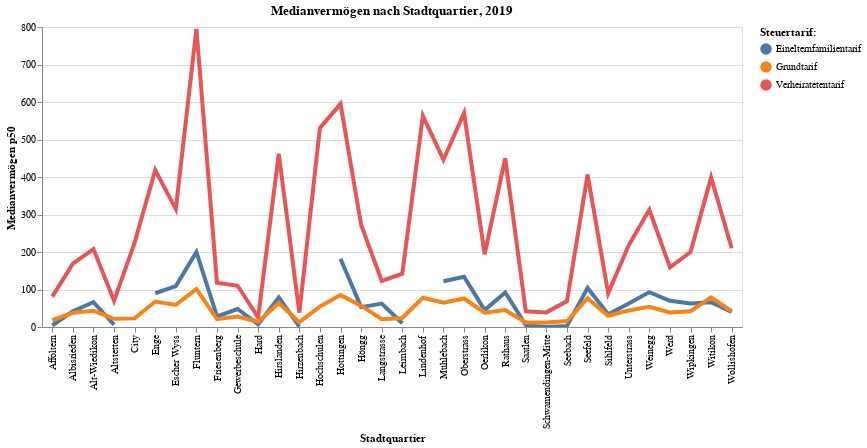

This figure's notebook cell:
### Code cell
myTitle="Medianvermögen nach Stadtquartier, 2019"

highlight = alt.selection(type='single', on='mouseover',
                          fields=['SteuerTarifLang'], nearest=True)

base = alt.Chart(myGraph,title=myTitle ).encode(
    x=alt.X('QuarLang', axis=alt.Axis(title='Stadtquartier'))
    ,y=alt.X('SteuerVermoegen_p50', axis=alt.Axis(title='Medianvermögen p50'))
    , color=alt.Color('SteuerTarifLang', legend=alt.Legend(title="Steuertarif:", orient="right"))  
    ,tooltip=['SteuerJahr', 'QuarLang','SteuerVermoegen_p50', 'SteuerTarifLang']       
)

points = base.mark_circle().encode(
    opacity=alt.value(0)
).add_selection(
    highlight
).properties(
    width=700 , height=300
)
lines = base.mark_line().encode(
    size=alt.condition(~highlight, alt.value(1.5), alt.value(4))
).interactive()

points + lines

### Figure 1 — Vega-Lite specification as saved in the notebook (floating-point values rounded to 4 significant figures)
{"config": {"view": {"continuousWidth": 400, "continuousHeight": 300}}, "layer": [{"mark": "circle", "encoding": {"color": {"type": "nominal", "field": "SteuerTarifLang", "legend": {"orient": "right", "title": "Steuertarif:"}}, "opacity": {"value": 0}, "tooltip": [{"type": "temporal", "field": "SteuerJahr"}, {"type": "nominal", "field": "QuarLang"}, {"type": "quantitative", "field": "SteuerVermoegen_p50"}, {"type": "nominal", "field": "SteuerTarifLang"}], "x": {"type": "nominal", "axis": {"title": "Stadtquartier"}, "field": "QuarLang"}, "y": {"type": "quantitative", "axis": {"title": "Medianvermögen p50"}, "field": "SteuerVermoegen_p50"}}, "height": 300, "selection": {"selector009": {"type": "single", "on": "mouseover", "fields": ["SteuerTarifLang"], "nearest": true}}, "title": "Medianvermögen nach Stadtquartier, 2019", "width": 700}, {"mark": "line", "encoding": {"color": {"type": "nominal", "field": "SteuerTarifLang", "legend": {"orient": "right", "title": "Steuertarif:"}}, "size": {"condition": {"value": 1.5, "selection": {"not": "selector009"}}, "value": 4}, "tooltip": [{"type": "temporal", "field": "SteuerJahr"}, {"type": "nominal", "field": "QuarLang"}, {"type": "quantitative", "field": "SteuerVermoegen_p50"}, {"type": "nominal", "field": "SteuerTarifLang"}], "x": {"type": "nominal", "axis": {"title": "Stadtquartier"}, "field": "QuarLang"}, "y": {"type": "quantitative", "axis": {"title": "Medianvermögen p50"}, "field": "SteuerVermoegen_p50"}}, "selection": {"selector010": {"type": "interval", "bind": "scales", "encodings": ["x", "y"]}}, "title": "Medianvermögen nach Stadtquartier, 2019"}], "data": {"name": "data-035d093d5d0037a01b437e8560204b6d"}, "$schema": "https://vega.github.io/schema/vega-lite/v4.8.1.json", "datasets": {"data-035d093d5d0037a01b437e8560204b6d": [{"SteuerJahr": "2019-01-01T00:00:00", "QuarLang": "Hirzenbach", "QuarSort": 123, "SteuerTarifLang": "Einelternfamilientarif", "SteuerVermoegen_p50": 1.0}, {"SteuerJahr": "2019-01-01T00:00:00", "QuarLang": "Hirzenbach", "QuarSort": 123, "SteuerTarifLang": "Verheiratetentarif", "SteuerVermoegen_p50": 38.0}, {"SteuerJahr": "2019-01-01T00:00:00", "QuarLang": "Hirzenbach", "QuarSort": 123, "SteuerTarifLang": "Grundtarif", "SteuerVermoegen_p50": 13.0}, {"SteuerJahr": "2019-01-01T00:00:00", "QuarLang": "Schwamendingen-Mitte", "QuarSort": 122, "SteuerTarifLang": "Einelternfamilientarif", "SteuerVermoegen_p50": 0.0}, {"SteuerJahr": "2019-01-01T00:00:00", "QuarLang": "Schwamendingen-Mitte", "QuarSort": 122, "SteuerTarifLang": "Verheiratetentarif", "SteuerVermoegen_p50": 39.0}, {"SteuerJahr": "2019-01-01T00:00:00", "QuarLang": "Schwamendingen-Mitte", "QuarSort": 122, "SteuerTarifLang": "Grundtarif", "SteuerVermoegen_p50": 12.0}, {"SteuerJahr": "2019-01-01T00:00:00", "QuarLang": "Saatlen", "QuarSort": 121, "SteuerTarifLang": "Einelternfamilientarif", "SteuerVermoegen_p50": 5.0}, {"SteuerJahr": "2019-01-01T00:00:00", "QuarLang": "Saatlen", "QuarSort": 121, "SteuerTarifLang": "Verheiratetentarif", "SteuerVermoegen_p50": 42.0}, {"SteuerJahr": "2019-01-01T00:00:00", "QuarLang": "Saatlen", "QuarSort": 121, "SteuerTarifLang": "Grundtarif", "SteuerVermoegen_p50": 12.0}, {"SteuerJahr": "2019-01-01T00:00:00", "QuarLang": "Seebach", "QuarSort": 119, "SteuerTarifLang": "Einelternfamilientarif", "SteuerVermoegen_p50": 3.0}, {"SteuerJahr": "2019-01-01T00:00:00", "QuarLang": "Seebach", "QuarSort": 119, "SteuerTarifLang": "Verheiratetentarif", "SteuerVermoegen_p50": 69.0}, {"SteuerJahr": "2019-01-01T00:00:00", "QuarLang": "Seebach", "QuarSort": 119, "SteuerTarifLang": "Grundtarif", "SteuerVermoegen_p50": 16.0}, {"SteuerJahr": "2019-01-01T00:00:00", "QuarLang": "Oerlikon", "QuarSort": 115, "SteuerTarifLang": "Verheiratetentarif", "SteuerVermoegen_p50": 194.0}, {"SteuerJahr": "2019-01-01T00:00:00", "QuarLang": "Oerlikon", "QuarSort": 115, "SteuerTarifLang": "Grundtarif", "SteuerVermoegen_p50": 38.0}, {"SteuerJahr": "2019-01-01T00:00:00", "QuarLang": "Oerlikon", "QuarSort": 115, "SteuerTarifLang": "Einelternfamilientarif", "SteuerVermoegen_p50": 45.0}, {"SteuerJahr": "2019-01-01T00:00:00", "QuarLang": "Affoltern", "QuarSort": 111, "SteuerTarifLang": "Einelternfamilientarif", "SteuerVermoegen_p50": 4.0}, {"SteuerJahr": "2019-01-01T00:00:00", "QuarLang": "Affoltern", "QuarSort": 111, "SteuerTarifLang": "Verheiratetentarif", "SteuerVermoegen_p50": 81.0}, {"SteuerJahr": "2019-01-01T00:00:00", "QuarLang": "Affoltern", "QuarSort": 111, "SteuerTarifLang": "Grundtarif", "SteuerVermoegen_p50": 18.0}, {"SteuerJahr": "2019-01-01T00:00:00", "QuarLang": "Wipkingen", "QuarSort": 102, "SteuerTarifLang": "Einelternfamilientarif", "SteuerVermoegen_p50": 63.0}, {"SteuerJahr": "2019-01-01T00:00:00", "QuarLang": "Wipkingen", "QuarSort": 102, "SteuerTarifLang": "Verheiratetentarif", "SteuerVermoegen_p50": 200.0}, {"SteuerJahr": "2019-01-01T00:00:00", "QuarLang": "Wipkingen", "QuarSort": 102, "SteuerTarifLang": "Grundtarif", "SteuerVermoegen_p50": 42.0}, {"SteuerJahr": "2019-01-01T00:00:00", "QuarLang": "Höngg", "QuarSort": 101, "SteuerTarifLang": "Einelternfamilientarif", "SteuerVermoegen_p50": 53.0}, {"SteuerJahr": "2019-01-01T00:00:00", "QuarLang": "Höngg", "QuarSort": 101, "SteuerTarifLang": "Verheiratetentarif", "SteuerVermoegen_p50": 272.5}, {"SteuerJahr": "2019-01-01T00:00:00", "QuarLang": "Höngg", "QuarSort": 101, "SteuerTarifLang": "Grundtarif", "SteuerVermoegen_p50": 57.0}, {"SteuerJahr": "2019-01-01T00:00:00", "QuarLang": "Altstetten", "QuarSort": 92, "SteuerTarifLang": "Verheiratetentarif", "SteuerVermoegen_p50": 70.0}, {"SteuerJahr": "2019-01-01T00:00:00", "QuarLang": "Altstetten", "QuarSort": 92, "SteuerTarifLang": "Grundtarif", "SteuerVermoegen_p50": 22.0}, {"SteuerJahr": "2019-01-01T00:00:00", "QuarLang": "Altstetten", "QuarSort": 92, "SteuerTarifLang": "Einelternfamilientarif", "SteuerVermoegen_p50": 6.0}, {"SteuerJahr": "2019-01-01T00:00:00", "QuarLang": "Albisrieden", "QuarSort": 91, "SteuerTarifLang": "Einelternfamilientarif", "SteuerVermoegen_p50": 42.0}, {"SteuerJahr": "2019-01-01T00:00:00", "QuarLang": "Albisrieden", "QuarSort": 91, "SteuerTarifLang": "Verheiratetentarif", "SteuerVermoegen_p50": 169.0}, {"SteuerJahr": "2019-01-01T00:00:00", "QuarLang": "Albisrieden", "QuarSort": 91, "SteuerTarifLang": "Grundtarif", "SteuerVermoegen_p50": 38.0}, {"SteuerJahr": "2019-01-01T00:00:00", "QuarLang": "Weinegg", "QuarSort": 83, "SteuerTarifLang": "Einelternfamilientarif", "SteuerVermoegen_p50": 93.0}, {"SteuerJahr": "2019-01-01T00:00:00", "QuarLang": "Weinegg", "QuarSort": 83, "SteuerTarifLang": "Verheiratetentarif", "SteuerVermoegen_p50": 312.5}, {"SteuerJahr": "2019-01-01T00:00:00", "QuarLang": "Weinegg", "QuarSort": 83, "SteuerTarifLang": "Grundtarif", "SteuerVermoegen_p50": 54.0}, {"SteuerJahr": "2019-01-01T00:00:00", "QuarLang": "Mühlebach", "QuarSort": 82, "SteuerTarifLang": "Einelternfamilientarif", "SteuerVermoegen_p50": 122.0}, {"SteuerJahr": "2019-01-01T00:00:00", "QuarLang": "Mühlebach", "QuarSort": 82, "SteuerTarifLang": "Verheiratetentarif", "SteuerVermoegen_p50": 446.0}, {"SteuerJahr": "2019-01-01T00:00:00", "QuarLang": "Mühlebach", "QuarSort": 82, "SteuerTarifLang": "Grundtarif", "SteuerVermoegen_p50": 65.0}, {"SteuerJahr": "2019-01-01T00:00:00", "QuarLang": "Seefeld", "QuarSort": 81, "SteuerTarifLang": "Verheiratetentarif", "SteuerVermoegen_p50": 406.5}, {"SteuerJahr": "2019-01-01T00:00:00", "QuarLang": "Seefeld", "QuarSort": 81, "SteuerTarifLang": "Grundtarif", "SteuerVermoegen_p50": 76.0}, {"SteuerJahr": "2019-01-01T00:00:00", "QuarLang": "Seefeld", "QuarSort": 81, "SteuerTarifLang": "Einelternfamilientarif", "SteuerVermoegen_p50": 104.0}, {"SteuerJahr": "2019-01-01T00:00:00", "QuarLang": "Witikon", "QuarSort": 74, "SteuerTarifLang": "Einelternfamilientarif", "SteuerVermoegen_p50": 66.0}, {"SteuerJahr": "2019-01-01T00:00:00", "QuarLang": "Witikon", "QuarSort": 74, "SteuerTarifLang": "Verheiratetentarif", "SteuerVermoegen_p50": 399.0}, {"SteuerJahr": "2019-01-01T00:00:00", "QuarLang": "Witikon", "QuarSort": 74, "SteuerTarifLang": "Grundtarif", "SteuerVermoegen_p50": 79.0}, {"SteuerJahr": "2019-01-01T00:00:00", "QuarLang": "Hirslanden", "QuarSort": 73, "SteuerTarifLang": "Einelternfamilientarif", "SteuerVermoegen_p50": 79.0}, {"SteuerJahr": "2019-01-01T00:00:00", "QuarLang": "Hirslanden", "QuarSort": 73, "SteuerTarifLang": "Verheiratetentarif", "SteuerVermoegen_p50": 462.0}, {"SteuerJahr": "2019-01-01T00:00:00", "QuarLang": "Hirslanden", "QuarSort": 73, "SteuerTarifLang": "Grundtarif", "SteuerVermoegen_p50": 64.0}, {"SteuerJahr": "2019-01-01T00:00:00", "QuarLang": "Hottingen", "QuarSort": 72, "SteuerTarifLang": "Grundtarif", "SteuerVermoegen_p50": 85.0}, {"SteuerJahr": "2019-01-01T00:00:00", "QuarLang": "Hottingen", "QuarSort": 72, "SteuerTarifLang": "Einelternfamilientarif", "SteuerVermoegen_p50": 182.0}, {"SteuerJahr": "2019-01-01T00:00:00", "QuarLang": "Hottingen", "QuarSort": 72, "SteuerTarifLang": "Verheiratetentarif", "SteuerVermoegen_p50": 595.0}, {"SteuerJahr": "2019-01-01T00:00:00", "QuarLang": "Fluntern", "QuarSort": 71, "SteuerTarifLang": "Verheiratetentarif", "SteuerVermoegen_p50": 795.0}, {"SteuerJahr": "2019-01-01T00:00:00", "QuarLang": "Fluntern", "QuarSort": 71, "SteuerTarifLang": "Einelternfamilientarif", "SteuerVermoegen_p50": 200.0}, {"SteuerJahr": "2019-01-01T00:00:00", "QuarLang": "Fluntern", "QuarSort": 71, "SteuerTarifLang": "Grundtarif", "SteuerVermoegen_p50": 101.0}, {"SteuerJahr": "2019-01-01T00:00:00", "QuarLang": "Oberstrass", "QuarSort": 63, "SteuerTarifLang": "Einelternfamilientarif", "SteuerVermoegen_p50": 134.0}, {"SteuerJahr": "2019-01-01T00:00:00", "QuarLang": "Oberstrass", "QuarSort": 63, "SteuerTarifLang": "Verheiratetentarif", "SteuerVermoegen_p50": 571.0}, {"SteuerJahr": "2019-01-01T00:00:00", "QuarLang": "Oberstrass", "QuarSort": 63, "SteuerTarifLang": "Grundtarif", "SteuerVermoegen_p50": 76.0}, {"SteuerJahr": "2019-01-01T00:00:00", "QuarLang": "Unterstrass", "QuarSort": 61, "SteuerTarifLang": "Einelternfamilientarif", "SteuerVermoegen_p50": 62.5}, {"SteuerJahr": "2019-01-01T00:00:00", "QuarLang": "Unterstrass", "QuarSort": 61, "SteuerTarifLang": "Verheiratetentarif", "SteuerVermoegen_p50": 218.0}, {"SteuerJahr": "2019-01-01T00:00:00", "QuarLang": "Unterstrass", "QuarSort": 61, "SteuerTarifLang": "Grundtarif", "SteuerVermoegen_p50": 44.0}, {"SteuerJahr": "2019-01-01T00:00:00", "QuarLang": "Escher Wyss", "QuarSort": 52, "SteuerTarifLang": "Einelternfamilientarif", "SteuerVermoegen_p50": 109.0}, {"SteuerJahr": "2019-01-01T00:00:00", "QuarLang": "Escher Wyss", "QuarSort": 52, "SteuerTarifLang": "Verheiratetentarif", "SteuerVermoegen_p50": 314.5}, {"SteuerJahr": "2019-01-01T00:00:00", "QuarLang": "Escher Wyss", "QuarSort": 52, "SteuerTarifLang": "Grundtarif", "SteuerVermoegen_p50": 59.0}, {"SteuerJahr": "2019-01-01T00:00:00", "QuarLang": "Gewerbeschule", "QuarSort": 51, "SteuerTarifLang": "Einelternfamilientarif", "SteuerVermoegen_p50": 48.0}, {"SteuerJahr": "2019-01-01T00:00:00", "QuarLang": "Gewerbeschule", "QuarSort": 51, "SteuerTarifLang": "Verheiratetentarif", "SteuerVermoegen_p50": 110.0}, {"SteuerJahr": "2019-01-01T00:00:00", "QuarLang": "Gewerbeschule", "QuarSort": 51, "SteuerTarifLang": "Grundtarif", "SteuerVermoegen_p50": 28.0}, {"SteuerJahr": "2019-01-01T00:00:00", "QuarLang": "Hard", "QuarSort": 44, "SteuerTarifLang": "Verheiratetentarif", "SteuerVermoegen_p50": 26.0}, {"SteuerJahr": "2019-01-01T00:00:00", "QuarLang": "Hard", "QuarSort": 44, "SteuerTarifLang": "Grundtarif", "SteuerVermoegen_p50": 14.0}, {"SteuerJahr": "2019-01-01T00:00:00", "QuarLang": "Hard", "QuarSort": 44, "SteuerTarifLang": "Einelternfamilientarif", "SteuerVermoegen_p50": 7.0}, {"SteuerJahr": "2019-01-01T00:00:00", "QuarLang": "Langstrasse", "QuarSort": 42, "SteuerTarifLang": "Einelternfamilientarif", "SteuerVermoegen_p50": 62.5}, {"SteuerJahr": "2019-01-01T00:00:00", "QuarLang": "Langstrasse", "QuarSort": 42, "SteuerTarifLang": "Verheiratetentarif", "SteuerVermoegen_p50": 123.0}, {"SteuerJahr": "2019-01-01T00:00:00", "QuarLang": "Langstrasse", "QuarSort": 42, "SteuerTarifLang": "Grundtarif", "SteuerVermoegen_p50": 21.0}, {"SteuerJahr": "2019-01-01T00:00:00", "QuarLang": "Werd", "QuarSort": 41, "SteuerTarifLang": "Einelternfamilientarif", "SteuerVermoegen_p50": 70.0}, {"SteuerJahr": "2019-01-01T00:00:00", "QuarLang": "Werd", "QuarSort": 41, "SteuerTarifLang": "Verheiratetentarif", "SteuerVermoegen_p50": 159.0}, {"SteuerJahr": "2019-01-01T00:00:00", "QuarLang": "Werd", "QuarSort": 41, "SteuerTarifLang": "Grundtarif", "SteuerVermoegen_p50": 39.0}, {"SteuerJahr": "2019-01-01T00:00:00", "QuarLang": "Sihlfeld", "QuarSort": 34, "SteuerTarifLang": "Einelternfamilientarif", "SteuerVermoegen_p50": 34.0}, {"SteuerJahr": "2019-01-01T00:00:00", "QuarLang": "Sihlfeld", "QuarSort": 34, "SteuerTarifLang": "Verheiratetentarif", "SteuerVermoegen_p50": 90.0}, {"SteuerJahr": "2019-01-01T00:00:00", "QuarLang": "Sihlfeld", "QuarSort": 34, "SteuerTarifLang": "Grundtarif", "SteuerVermoegen_p50": 30.0}, {"SteuerJahr": "2019-01-01T00:00:00", "QuarLang": "Friesenberg", "QuarSort": 33, "SteuerTarifLang": "Verheiratetentarif", "SteuerVermoegen_p50": 118.0}, {"SteuerJahr": "2019-01-01T00:00:00", "QuarLang": "Friesenberg", "QuarSort": 33, "SteuerTarifLang": "Grundtarif", "SteuerVermoegen_p50": 21.0}, {"SteuerJahr": "2019-01-01T00:00:00", "QuarLang": "Friesenberg", "QuarSort": 33, "SteuerTarifLang": "Einelternfamilientarif", "SteuerVermoegen_p50": 28.5}, {"SteuerJahr": "2019-01-01T00:00:00", "QuarLang": "Alt-Wiedikon", "QuarSort": 31, "SteuerTarifLang": "Einelternfamilientarif", "SteuerVermoegen_p50": 66.0}, {"SteuerJahr": "2019-01-01T00:00:00", "QuarLang": "Alt-Wiedikon", "QuarSort": 31, "SteuerTarifLang": "Verheiratetentarif", "SteuerVermoegen_p50": 208.0}, {"SteuerJahr": "2019-01-01T00:00:00", "QuarLang": "Alt-Wiedikon", "QuarSort": 31, "SteuerTarifLang": "Grundtarif", "SteuerVermoegen_p50": 43.0}, {"SteuerJahr": "2019-01-01T00:00:00", "QuarLang": "Enge", "QuarSort": 24, "SteuerTarifLang": "Einelternfamilientarif", "SteuerVermoegen_p50": 90.0}, {"SteuerJahr": "2019-01-01T00:00:00", "QuarLang": "Enge", "QuarSort": 24, "SteuerTarifLang": "Verheiratetentarif", "SteuerVermoegen_p50": 418.5}, {"SteuerJahr": "2019-01-01T00:00:00", "QuarLang": "Enge", "QuarSort": 24, "SteuerTarifLang": "Grundtarif", "SteuerVermoegen_p50": 68.0}, {"SteuerJahr": "2019-01-01T00:00:00", "QuarLang": "Leimbach", "QuarSort": 23, "SteuerTarifLang": "Grundtarif", "SteuerVermoegen_p50": 24.0}, {"SteuerJahr": "2019-01-01T00:00:00", "QuarLang": "Leimbach", "QuarSort": 23, "SteuerTarifLang": "Einelternfamilientarif", "SteuerVermoegen_p50": 10.0}, {"SteuerJahr": "2019-01-01T00:00:00", "QuarLang": "Leimbach", "QuarSort": 23, "SteuerTarifLang": "Verheiratetentarif", "SteuerVermoegen_p50": 142.0}, {"SteuerJahr": "2019-01-01T00:00:00", "QuarLang": "Wollishofen", "QuarSort": 21, "SteuerTarifLang": "Grundtarif", "SteuerVermoegen_p50": 42.0}, {"SteuerJahr": "2019-01-01T00:00:00", "QuarLang": "Wollishofen", "QuarSort": 21, "SteuerTarifLang": "Verheiratetentarif", "SteuerVermoegen_p50": 210.0}, {"SteuerJahr": "2019-01-01T00:00:00", "QuarLang": "Wollishofen", "QuarSort": 21, "SteuerTarifLang": "Einelternfamilientarif", "SteuerVermoegen_p50": 40.0}, {"SteuerJahr": "2019-01-01T00:00:00", "QuarLang": "City", "QuarSort": 14, "SteuerTarifLang": "Einelternfamilientarif", "SteuerVermoegen_p50": null}, {"SteuerJahr": "2019-01-01T00:00:00", "QuarLang": "City", "QuarSort": 14, "SteuerTarifLang": "Verheiratetentarif", "SteuerVermoegen_p50": 225.0}, {"SteuerJahr": "2019-01-01T00:00:00", "QuarLang": "City", "QuarSort": 14, "SteuerTarifLang": "Grundtarif", "SteuerVermoegen_p50": 23.0}, {"SteuerJahr": "2019-01-01T00:00:00", "QuarLang": "Lindenhof", "QuarSort": 13, "SteuerTarifLang": "Einelternfamilientarif", "SteuerVermoegen_p50": null}, {"SteuerJahr": "2019-01-01T00:00:00", "QuarLang": "Lindenhof", "QuarSort": 13, "SteuerTarifLang": "Verheiratetentarif", "SteuerVermoegen_p50": 563.0}, {"SteuerJahr": "2019-01-01T00:00:00", "QuarLang": "Lindenhof", "QuarSort": 13, "SteuerTarifLang": "Grundtarif", "SteuerVermoegen_p50": 78.0}, {"SteuerJahr": "2019-01-01T00:00:00", "QuarLang": "Hochschulen", "QuarSort": 12, "SteuerTarifLang": "Verheiratetentarif", "SteuerVermoegen_p50": 531.0}, {"SteuerJahr": "2019-01-01T00:00:00", "QuarLang": "Hochschulen", "QuarSort": 12, "SteuerTarifLang": "Grundtarif", "SteuerVermoegen_p50": 54.5}, {"SteuerJahr": "2019-01-01T00:00:00", "QuarLang": "Hochschulen", "QuarSort": 12, "SteuerTarifLang": "Einelternfamilientarif", "SteuerVermoegen_p50": null}, {"SteuerJahr": "2019-01-01T00:00:00", "QuarLang": "Rathaus", "QuarSort": 11, "SteuerTarifLang": "Einelternfamilientarif", "SteuerVermoegen_p50": 92.0}, {"SteuerJahr": "2019-01-01T00:00:00", "QuarLang": "Rathaus", "QuarSort": 11, "SteuerTarifLang": "Verheiratetentarif", "SteuerVermoegen_p50": 450.0}, {"SteuerJahr": "2019-01-01T00:00:00", "QuarLang": "Rathaus", "QuarSort": 11, "SteuerTarifLang": "Grundtarif", "SteuerVermoegen_p50": 45.0}]}}
